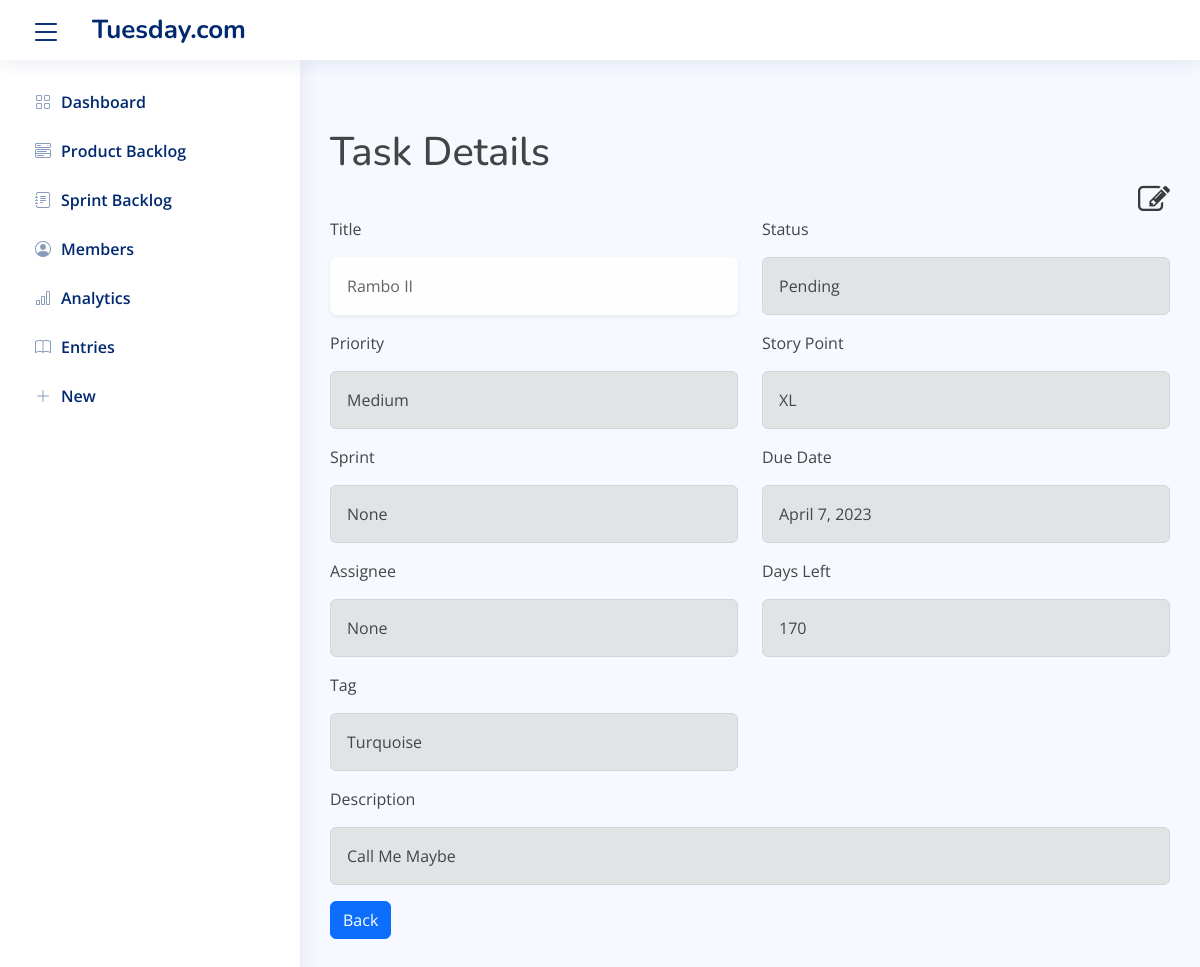
/tasks/task/183/, run on the app's committed database.
### tasks/models.py (models this page shows, shortened)
class Task(models.Model):
    HIGH_PRIORITY = 'HI'
    MEDIUM_PRIORITY = 'ME'
    LOW_PRIORITY = 'LO'
    PRIORITY_LEVELS = [
        (HIGH_PRIORITY, 'High'),
        (MEDIUM_PRIORITY, 'Medium'),
        (LOW_PRIORITY, 'Low')
    ]
    PENDING = 'PE'
    IN_PROGRESS = 'IN'
    COMPLETE = 'CM'
    OVERDUE = 'OV'
    STATUS_LEVELS = [
        (PENDING, 'Pending'),
        (IN_PROGRESS, 'In Progress'),
        (COMPLETE, 'Complete'),
        (OVERDUE, 'Overdue'),
    ]
    EXTRA_LARGE = 'XL'
    LARGE = 'L'
    MEDIUM = 'M'
    SMALL = 'S'
    SHIRT_SIZES = [
        (EXTRA_LARGE, EXTRA_LARGE),
        (LARGE, LARGE),
        (MEDIUM, MEDIUM),
        (SMALL, SMALL)
    ]
    title = models.CharField(max_length=50)
    description = models.TextField()
    priority = models.CharField(max_length=20, choices=PRIORITY_LEVELS, default=MEDIUM_PRIORITY)
    status = models.CharField(max_length=20, choices=STATUS_LEVELS, default=PENDING)
    story_point = models.CharField(max_length=20, choices=SHIRT_SIZES, default=MEDIUM)
    tag = models.CharField(max_length=20, null=True, blank=True)
    assignee = models.ForeignKey(to='members.Member', on_delete=models.SET_NULL,
                                 related_name='tasks', null=True, blank=True)
    sprint = models.ForeignKey(to='sprints.Sprint', on_delete=models.SET_NULL,
                               related_name='tasks', null=True, blank=True)
    due_date = models.DateField(null=True, blank=True)
    date_created = models.DateTimeField(default=timezone.now, editable=False)
    @property
    def days_left(self):
        today = date.today()
        days_left = self.due_date - today
        if days_left.days < 0:
            return 0
        return days_left.days

### tasks/views.py (the view)
# urls.py: path('task/<int:pk>/', TaskDetailView.as_view(), name='task-detail'),
class TaskDetailView(DetailView):
    model = Task

### tasks/templates/tasks/task_detail.html
{% extends 'tasks/base.html' %}
{% block content %}
    <br>
    <br>
    <div class="page-header">
        <h1 class="page-header">Task Details</h1>
        {% if not task.sprint.active %}
            <div align="right">
                <a href="{% url 'task-update' task.id %}"><i class="fa fa-pencil-square-o fa-2x" aria-hidden="true" style="color:#3A3A3A"></i></a>
            </div>
        {% endif %}
    </div>
    <div class="row">
      <div class="col-6">
          <p>Title</p>
          <div class="alert alert-light shadow-sm" role="alert">{{ task.title }}</div>
          <p>Priority</p>
          <div class="alert alert-secondary" role="alert">{{ task.get_priority_display }}</div>
          <p>Sprint</p>
          <div class="alert alert-secondary" role="alert">{{ task.sprint }}</div>
          <p>Assignee</p>
          <div class="alert alert-secondary" role="alert">{{ task.assignee }}</div>
          <p>Tag</p>
          <div class="alert alert-secondary" role="alert">{{ task.tag }}</div>
      </div>
      <div class="col-6">
          <p>Status</p>
          <div class="alert alert-secondary" role="alert">{{ task.get_status_display }}</div>
          <p>Story Point</p>
          <div class="alert alert-secondary" role="alert">{{ task.get_story_point_display }}</div>
          <p>Due Date</p>
          <div class="alert alert-secondary" role="alert">{{ task.due_date }}</div>
          <p>Days Left</p>
          <div class="alert alert-secondary" role="alert">{{ task.days_left }}</div>
      </div>
    </div>
          <p>Description</p>
          <div class="alert alert-secondary" role="alert">{{ task.description }}</div>
    <a href="{% url 'task-list' %}">
        <button type="button" class="btn btn-primary">Back</button>
    </a>
{% endblock %}

### tasks/static/css/productbacklog.css (style rules this page uses)
body { min-height: 100vh; min-height: -webkit-fill-available; }
html { height: -webkit-fill-available; }
.fa { text-decoration: none; color: green; }

### tasks/static/assets/css/style.css (style rules this page uses)
:root { scroll-behavior: smooth; }
body { font-family: "Open Sans", sans-serif; background: #f6f9ff; color: #444444; }
a { color: #4154f1; text-decoration: none; }
h1, h2, h3, h4, h5, h6 { font-family: "Nunito", sans-serif; }
.row { display: flex; }

### data on the page
Task: title "Rambo II", priority "Medium", sprint "None", assignee "None", tag "Turquoise", status "Pending", story_point "XL", due_date "April 7, 2023", days_left "170", description "Call Me Maybe"
